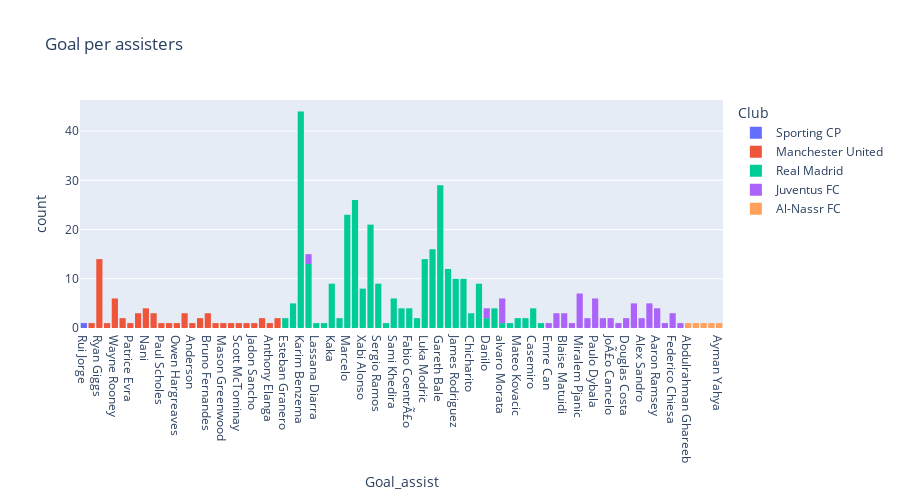

Notebook cell for this chart:
### Code cell
fig=px.histogram(
    df,
    x='Goal_assist',
    title="Goal per assisters",
    log_x=False,
    log_y=False,
    height=500,
    color='Club',
    hover_data=['Competition','Club']
)
fig.show()

### Figure 1 — Plotly figure (JSON) as saved in the notebook; plotly's stock layout.template omitted (floating-point values rounded to 4 significant figures; data arrays with more than 128 entries replaced by an {"elided": "..."} marker saying what was removed)
{"data": [{"alignmentgroup": "True", "bingroup": "x", "hovertemplate": "Club=Sporting CP<br>Goal_assist=%{x}<br>count=%{y}<extra></extra>", "legendgroup": "Sporting CP", "marker": {"color": "#636efa", "pattern": {"shape": ""}}, "name": "Sporting CP", "offsetgroup": "Sporting CP", "orientation": "v", "showlegend": true, "type": "histogram", "x": ["Rui Jorge"], "xaxis": "x", "yaxis": "y"}, {"alignmentgroup": "True", "bingroup": "x", "hovertemplate": "Club=Manchester United<br>Goal_assist=%{x}<br>count=%{y}<extra></extra>", "legendgroup": "Manchester United", "marker": {"color": "#EF553B", "pattern": {"shape": ""}}, "name": "Manchester United", "offsetgroup": "Manchester United", "orientation": "v", "showlegend": true, "type": "histogram", "x": ["Gary Neville", "Ryan Giggs", "Ryan Giggs", "Ruud van Nistelrooy", "Wayne Rooney", "Ryan Giggs", "Ryan Giggs", "Ryan Giggs", "Ryan Giggs", "Wes Brown", "Ryan Giggs", "Wayne Rooney", "Ryan Giggs", "Patrice Evra", "Ryan Giggs", "Carlos Tevez", "Carlos Tevez", "Ryan Giggs", "Carlos Tevez", "Ryan Giggs", "Nani", "Michael Carrick", "Nani", "Paul Scholes", "Michael Carrick", "Edwin van der Sar", "Owen Hargreaves", "Wes Brown", "Wayne Rooney", "Nani", "Dimitar Berbatov", "Dimitar Berbatov", "Nani", "Ryan Giggs", "Ryan Giggs", "Dimitar Berbatov", "Ryan Giggs", "Wayne Rooney", "Michael Carrick", "Anderson", "Wayne Rooney", "Wayne Rooney", "Luke Shaw", "Bruno Fernandes", "Jesse Lingard", "Luke Shaw", "Bruno Fernandes", "Bruno Fernandes", "Mason Greenwood", "Marcus Rashford", "Scott McTominay", "Fred", "Jadon Sancho", "Alex Telles", "Anthony Elanga", "Alex Telles", "Nemanja MatiÄ‡", "Nemanja MatiÄ‡"], "xaxis": "x", "yaxis": "y"}, {"alignmentgroup": "True", "bingroup": "x", "hovertemplate": "Club=Real Madrid<br>Goal_assist=%{x}<br>count=%{y}<extra></extra>", "legendgroup": "Real Madrid", "marker": {"color": "#00cc96", "pattern": {"shape": ""}}, "name": "Real Madrid", "offsetgroup": "Real Madrid", "orientation": "v", "showlegend": true, "type": "histogram", "x": {"elided": "301 str values"}, "xaxis": "x", "yaxis": "y"}, {"alignmentgroup": "True", "bingroup": "x", "hovertemplate": "Club=Juventus FC<br>Goal_assist=%{x}<br>count=%{y}<extra></extra>", "legendgroup": "Juventus FC", "marker": {"color": "#ab63fa", "pattern": {"shape": ""}}, "name": "Juventus FC", "offsetgroup": "Juventus FC", "orientation": "v", "showlegend": true, "type": "histogram", "x": ["Emre Can", "Mario Mandzukic", "Blaise Matuidi", "Leonardo Bonucci", "Miralem Pjanic", "Giorgio Chiellini", "Paulo Dybala", "Miralem Pjanic", "Blaise Matuidi", "Mario Mandzukic", "Miralem Pjanic", "Mario Mandzukic", "Federico Bernardeschi", "JoÃ£o Cancelo", "JoÃ£o Cancelo", "Miralem Pjanic", "Miralem Pjanic", "Leonardo Spinazzola", "Douglas Costa", "Paulo Dybala", "Paulo Dybala", "Rodrigo Bentancur", "Paulo Dybala", "Gonzalo Higuain", "Alex Sandro", "Douglas Costa", "Blaise Matuidi", "Paulo Dybala", "Gonzalo Higuain", "Rodrigo Bentancur", "Rodrigo Bentancur", "Juan Cuadrado", "Miralem Pjanic", "Juan Cuadrado", "Paulo Dybala", "Miralem Pjanic", "Federico Bernardeschi", "Aaron Ramsey", "Danilo", "alvaro Morata", "Juan Cuadrado", "alvaro Morata", "Merih Demiral", "Juan Cuadrado", "alvaro Morata", "alvaro Morata", "Aaron Ramsey", "Aaron Ramsey", "Rodrigo Bentancur", "Danilo", "alvaro Morata", "Alex Sandro", "Aaron Ramsey", "Federico Chiesa", "Rodrigo Bentancur", "Juan Cuadrado", "Federico Chiesa", "Giorgio Chiellini", "Federico Chiesa", "Adrien Rabiot"], "xaxis": "x", "yaxis": "y"}, {"alignmentgroup": "True", "bingroup": "x", "hovertemplate": "Club=Al-Nassr FC<br>Goal_assist=%{x}<br>count=%{y}<extra></extra>", "legendgroup": "Al-Nassr FC", "marker": {"color": "#FFA15A", "pattern": {"shape": ""}}, "name": "Al-Nassr FC", "offsetgroup": "Al-Nassr FC", "orientation": "v", "showlegend": true, "type": "histogram", "x": ["Abdulrahman Ghareeb", "Sami Al-Najei", "\t", "Sultan Al-Ghannam", "Ayman Yahya"], "xaxis": "x", "yaxis": "y"}], "layout": {"barmode": "relative", "height": 500, "legend": {"title": {"text": "Club"}, "tracegroupgap": 0}, "title": {"text": "Goal per assisters"}, "xaxis": {"anchor": "y", "domain": [0, 1], "title": {"text": "Goal_assist"}}, "yaxis": {"anchor": "x", "domain": [0, 1], "title": {"text": "count"}}}}
